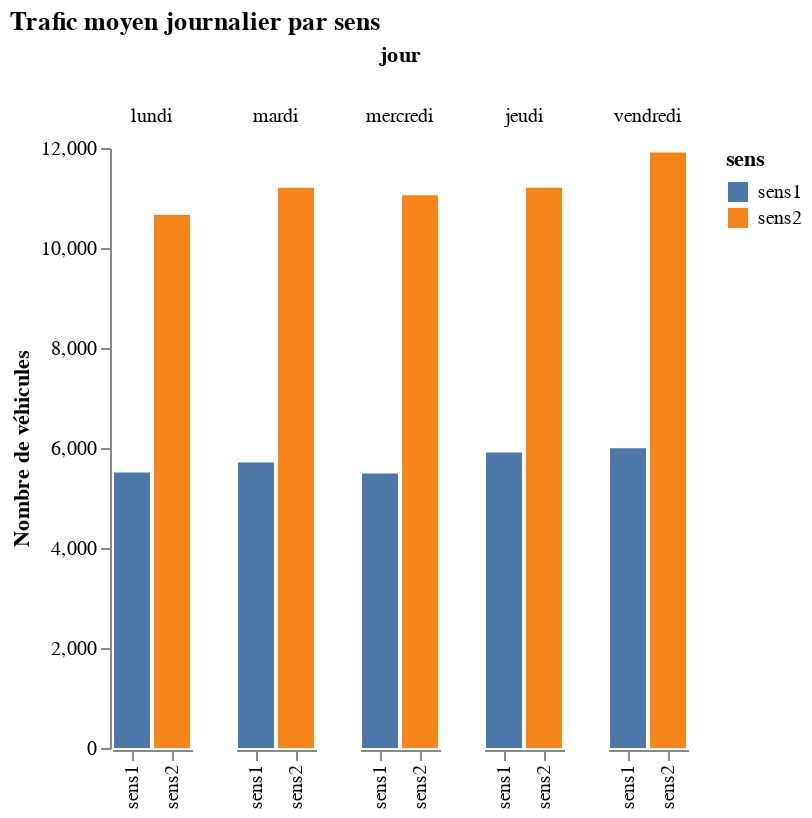

Notebook code cell kept with this figure:
### Code cell
#exemple d'appel de résultats du dico
dicoHoraire['mjo']['nbJour']
dicoHoraire['mja']['nbJour']
dicoHoraire['mjo']['2sens']['graph']
dicoHoraire['samedi']['sens1']['donnees']
dicoJournalier['mja']['sens2']['graph']
dicoJournalier['mjo']['2sens']['graph']
dicoJournalier['mjo']['compSens']['graph']

### Figure 1 — Vega-Lite specification as saved in the notebook (floating-point values rounded to 4 significant figures)
{"config": {"view": {"continuousWidth": 400, "continuousHeight": 300, "stroke": "transparent"}}, "data": {"name": "data-d50eabd43ab701a88ef178f61e76a617"}, "mark": "bar", "encoding": {"color": {"type": "nominal", "field": "sens"}, "column": {"type": "ordinal", "field": "jour", "sort": ["lundi", "mardi", "mercredi", "jeudi", "vendredi", "samedi", "dimanche"]}, "x": {"type": "nominal", "axis": {"title": ""}, "field": "sens", "sort": ["tv", "vl", "pl", "2r"]}, "y": {"type": "quantitative", "axis": {"grid": false, "title": "Nombre de véhicules"}, "field": "nbVeh"}}, "title": "Trafic moyen journalier par sens", "$schema": "https://vega.github.io/schema/vega-lite/v4.8.1.json", "datasets": {"data-d50eabd43ab701a88ef178f61e76a617": [{"jour": "lundi", "sens": "sens1", "nbVeh": 5510.0, "nbOcc": 1}, {"jour": "lundi", "sens": "sens2", "nbVeh": 10660.0, "nbOcc": 1}, {"jour": "mardi", "sens": "sens1", "nbVeh": 5711.0, "nbOcc": 2}, {"jour": "mardi", "sens": "sens2", "nbVeh": 11210.0, "nbOcc": 2}, {"jour": "mercredi", "sens": "sens1", "nbVeh": 5491.0, "nbOcc": 1}, {"jour": "mercredi", "sens": "sens2", "nbVeh": 11060.0, "nbOcc": 1}, {"jour": "jeudi", "sens": "sens1", "nbVeh": 5908.0, "nbOcc": 1}, {"jour": "jeudi", "sens": "sens2", "nbVeh": 11210.0, "nbOcc": 1}, {"jour": "vendredi", "sens": "sens1", "nbVeh": 5996.0, "nbOcc": 1}, {"jour": "vendredi", "sens": "sens2", "nbVeh": 11910.0, "nbOcc": 1}]}}
